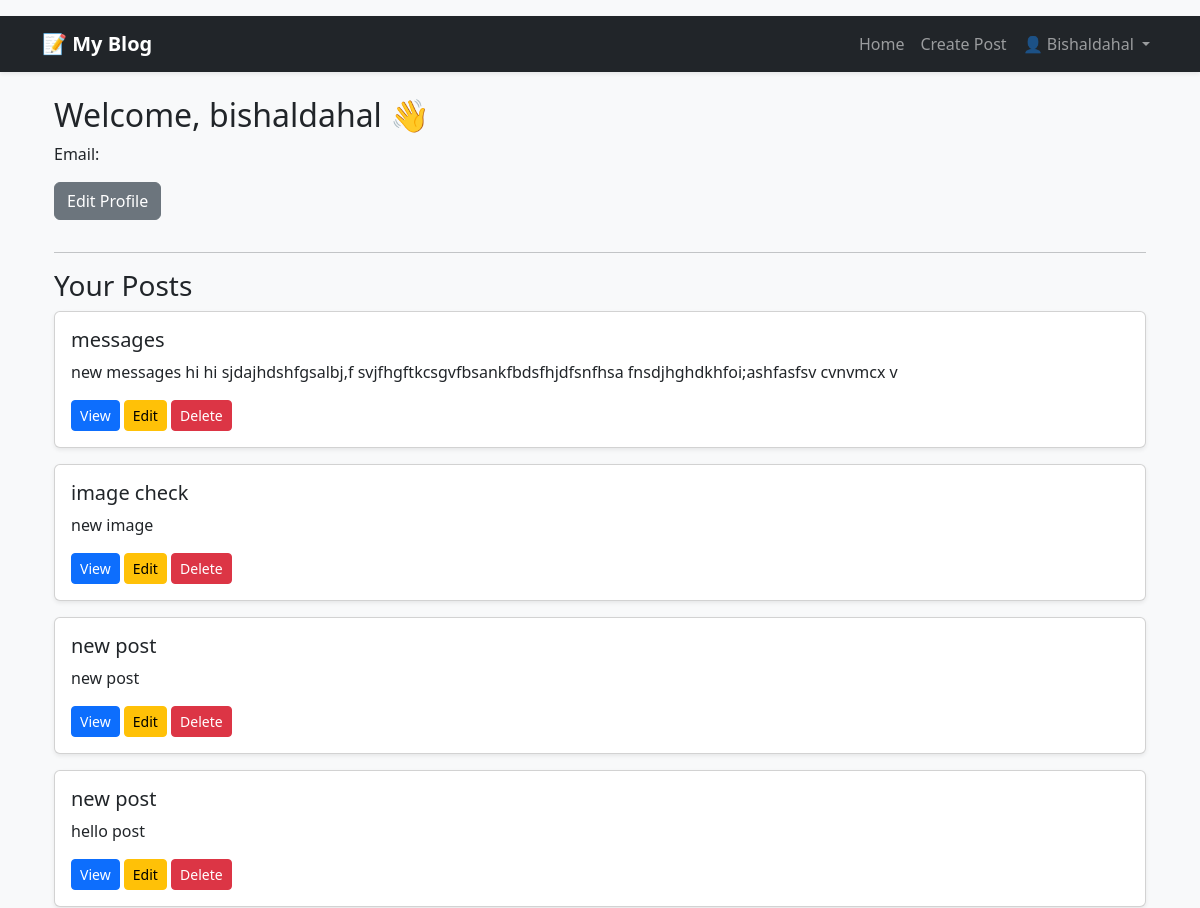
Before: /dashboard/ (signed in, upper part) with the older database file.
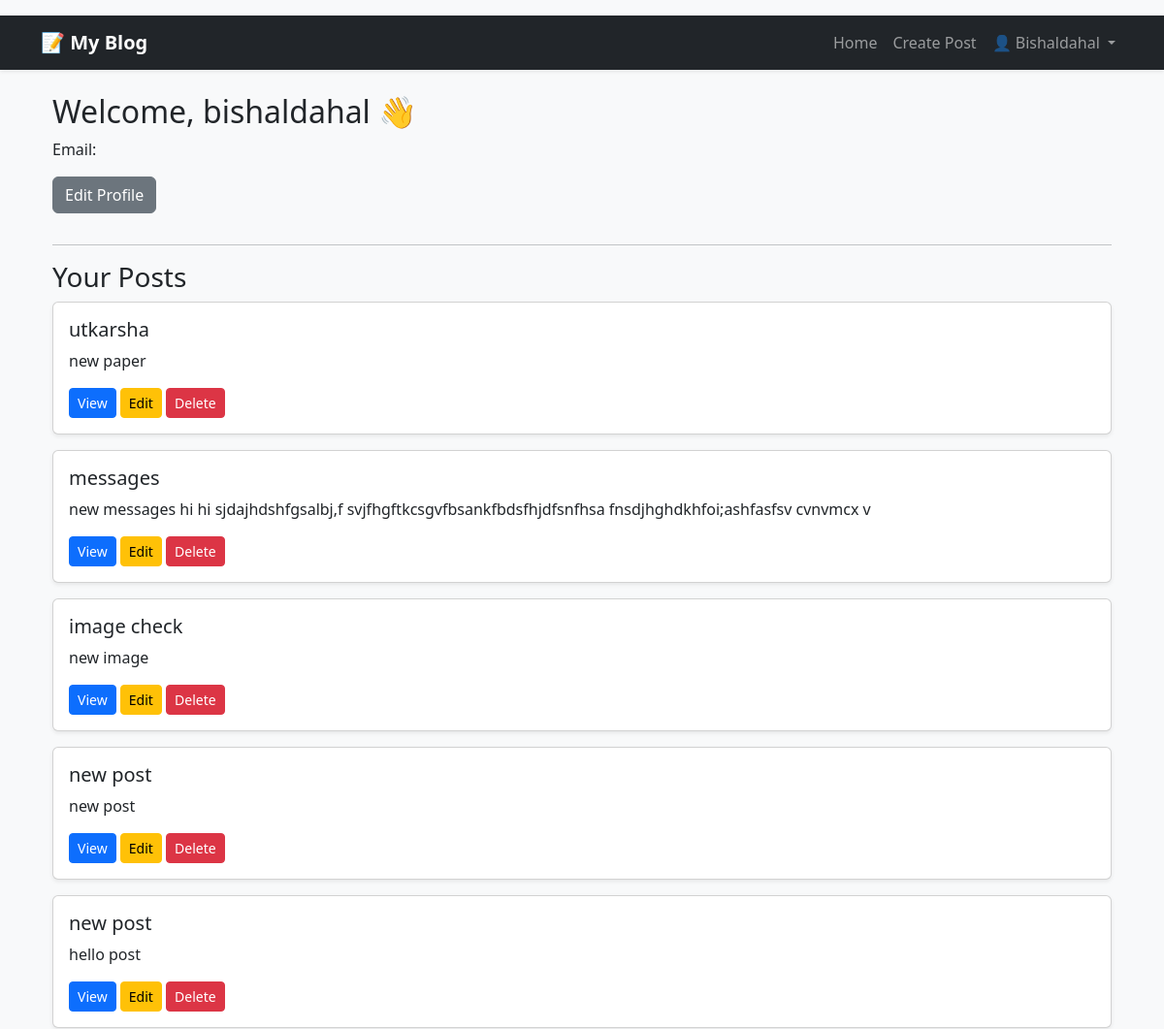
After: the same page with the newer database file.
### blog/models.py (models this page shows, shortened)
class Post(models.Model):
    author = models.ForeignKey(User, on_delete=models.CASCADE)
    title = models.CharField(max_length=100)
    content = models.TextField()
    image = models.ImageField(upload_to='posts/', blank=True, null=True)
    created_at = models.DateTimeField(auto_now_add=True)
    author = models.ForeignKey(User, on_delete=models.CASCADE)

### blog/views.py (the view)
# urls.py: path('dashboard/', views.dashboard, name='dashboard'),
@login_required
def dashboard(request):
    user_posts = Post.objects.filter(author=request.user).order_by('-created_at')
    user_comments = Comment.objects.filter(author=request.user).order_by('-created_at')
    context = {
        'user_posts': user_posts,
        'user_comments': user_comments,
    }
    return render(request, 'blog/dashboard.html', context)

### blog/templates/blog/dashboard.html (shortened to what this page needs)
{% extends "layout.html" %}
{% block content %}
<div class="container mt-4">
  <h2>Welcome, {{ user.username }} 👋</h2>
  <p>Email: {{ user.email }}</p>
  <a href="{% url 'profile_update' %}" class="btn btn-secondary mb-3">Edit Profile</a>
  <hr>
  <h3>Your Posts</h3>
  {% if user_posts %}
    {% for post in user_posts %}
      <div class="card mb-3 shadow-sm">
        <div class="card-body">
          <h5>{{ post.title }}</h5>
          <p>{{ post.content|truncatewords:20 }}</p>
          <a href="{% url 'post_detail' post.id %}" class="btn btn-primary btn-sm">View</a>
          <a href="{% url 'update_post' post.id %}" class="btn btn-warning btn-sm">Edit</a>
          <a href="{% url 'delete_post' post.id %}" class="btn btn-danger btn-sm">Delete</a>
        </div>
      </div>
    {% endfor %}
  {% else %}
    <p>You have not created any posts yet.</p>
  {% endif %}
</div>
{% endblock %}

Changed rows visible on the page:
added Post: title "utkarsha", content "new paper"
